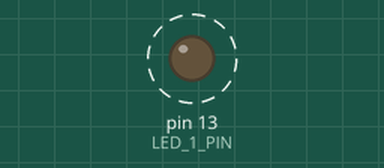
This sketch was run on a simulated Arduino Uno, built with avr-gcc and run on an emulated ATmega328P. On the bench: output pins drawn as LEDs (lit = HIGH). Dashed ring = blinking. What the sketch prints to the serial monitor is not drawn.

Above: at 0.5 s.
Timing chart, 0 to 4.6 s (numbered marks = the images above):
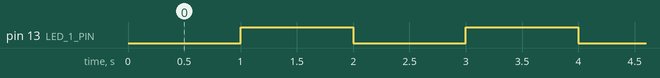

The sketch:

r1.ino
```cpp
#include "SimpleTimer.h"

SimpleTimer timer;

#define LED_1_PIN    (13)
#define TIMER_INTERVAL   1000

void my_func() {
    static int val= 1;
    Serial.print("Uptime(s): ");
    Serial.println(millis() / 1000);
    digitalWrite(LED_1_PIN, val);
    val ^= 0x01;
}

void setup() {
    Serial.begin(9600);
    pinMode(LED_1_PIN, OUTPUT);
    timer.setInterval(TIMER_INTERVAL, my_func);
}

void loop() {
    //timer.update();
    timer.run();
}
```

Measured:
- by itself, pin 13 (LED_1_PIN): alternates HIGH for 1.0 s and LOW for 1.0 s
